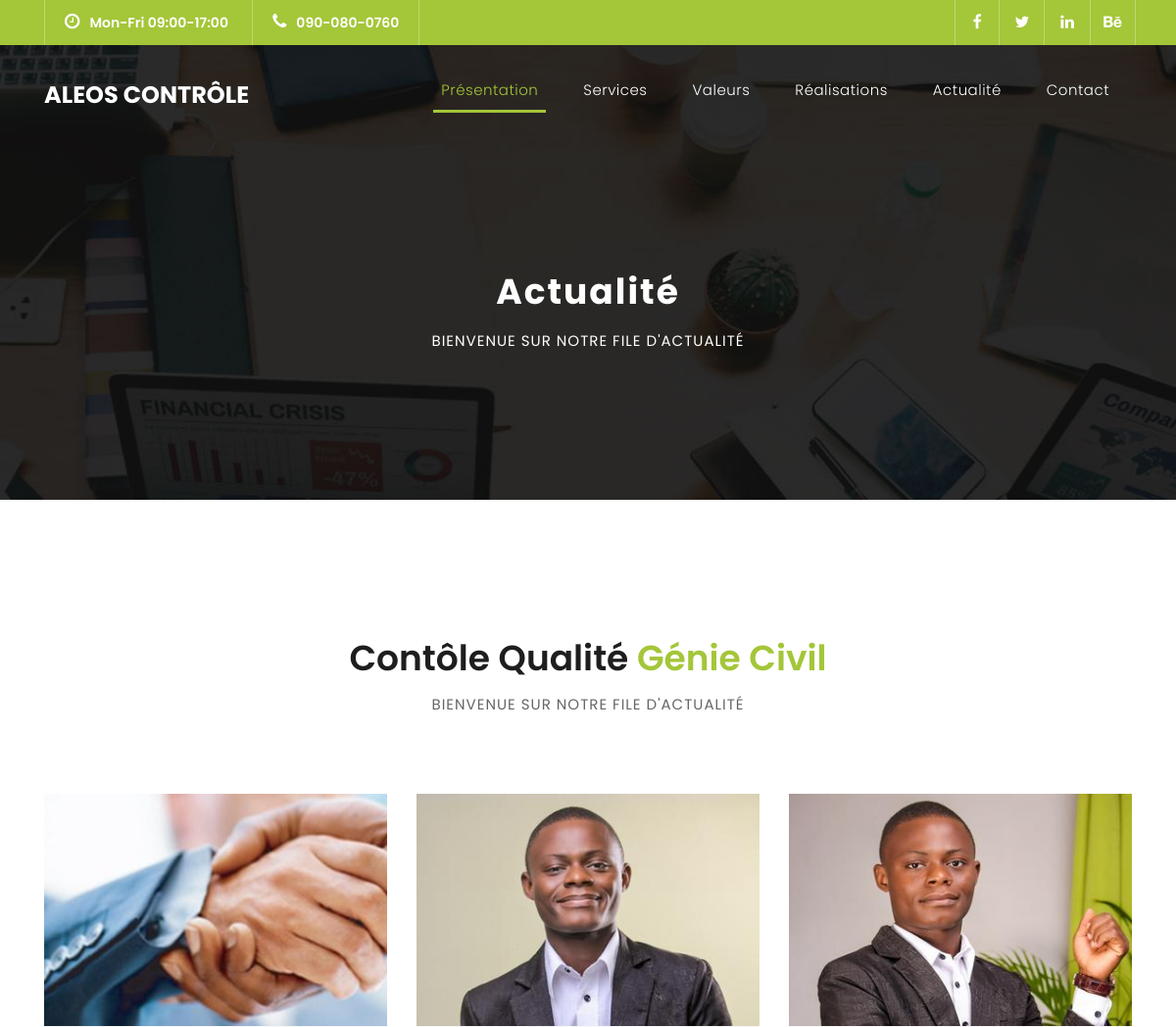
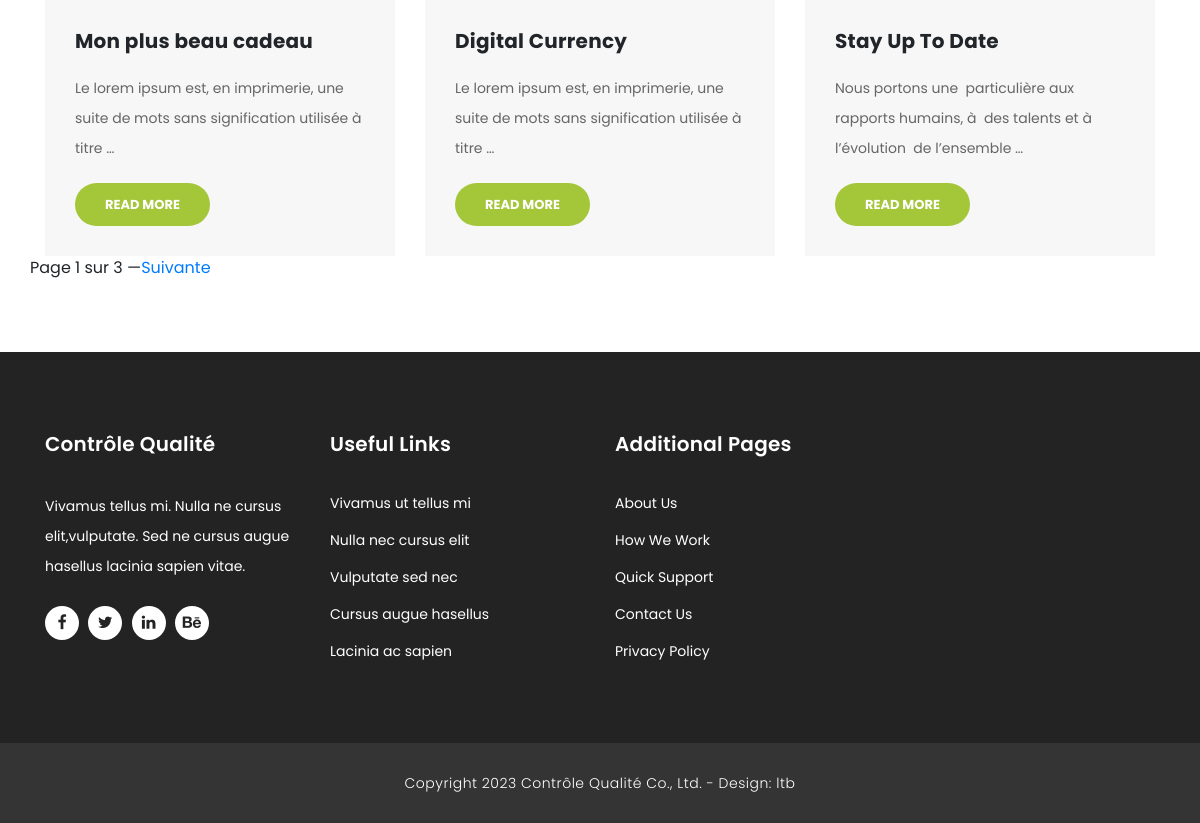
The page /actualite/ on the database its author committed (2 pictures, top to bottom).
### actualite/models.py (models this page shows, shortened)
class BlogPost(models.Model):
    title = models.CharField(max_length=500, verbose_name="titre blog")
    slug = models.SlugField(help_text="Exemple premier-article prendre en considération le tiret")
    photo = ResizedImageField(size=[370, 250], crop=['top', 'left'], default='default_tall.jpg',
                              upload_to='work')
    description = RichTextField(blank=True, null=True, verbose_name=_("Content"))
    datepub = models.DateField(verbose_name="Date de publication", auto_now_add=True)
    published = models.BooleanField(default=False)
    auteur = models.ForeignKey(User, on_delete=models.CASCADE)
    category = models.CharField(max_length=500)
    class Meta:
        ordering = ['-datepub']
        verbose_name = "Blog"

### actualite/views.py (the view)
# urls.py: path('', BlogHome.as_view(), name="home"),
class BlogHome(ListView):
    model = BlogPost
    context_object_name = "posts"
    template_name = "actualite/list.html"
    paginate_by = 3
    def get_queryset(self):
        queryset = super().get_queryset()
        if self.request.user.is_authenticated:
            return queryset
        return queryset.filter(published=True)

### actualite/templates/actualite/list.html (shortened to what this page needs)
{% extends 'base.html' %}
{% block content %}
 <div class="page-heading header-text">
      <div class="container">
        <div class="row">
          <div class="col-md-12">
            <h1>Actualité</h1>
            <span>bienvenue sur notre file d'actualité</span>
          </div>
        </div>
      </div>
    </div>
     <div class="services">
      <div class="container">
        <div class="row">
          <div class="col-md-12">
            <div class="section-heading">
              <h2>Contôle Qualité <em>Génie Civil</em></h2>
              <span>BIENVENUE SUR NOTRE FILE D'ACTUALITÉ</span>
            </div>
          </div>
          {% for post in posts %}
            <br>
          <div class="col-md-4">
            <div class="service-item">
              <img src="{{ post.photo.url }}" alt="{{ post.photo}}">
              <div class="down-content">
                <h4>{{ post.title }}</h4>
                <p>{{ post.description|safe|truncatewords:15}}</p>
                <a href="" class="filled-button">Read More</a>
              </div>
            </div>
          </div>
          {% endfor %}
             {% if is_paginated %}
    <div class="pagination">
           Page {{ page_obj.number }} sur {{ page_obj.paginator.num_pages }}
           {% if page_obj.has_next %}
              — <a href="?page={{ page_obj.next_page_number }}">Suivante</a>
           {% endif %}
    </div>
            <br>
                   {% endif %}
          </div>
        </div>
      </div>
<br> <br> <br>
{% endblock %}

### static/css/templatemo-finance-business.css (style rules this page uses)
body { font-family: 'Poppins', sans-serif; overflow-x: hidden; text-rendering: optimizeLegibility; -webkit-font-smoothing: antialiased; -moz-osx-font-smoothing: grayscale; }
p { margin-bottom: 0px; font-size: 14px; color: #666666; line-height: 30px; }
a { text-decoration: none!important; }
h1,h2,h3,h4,h5,h6 { margin: 0px; }
a.filled-button { background-color: #a4c639; color: #fff; font-size: 13px; text-transform: uppercase; font-weight: 700; padding: 12px 30px; border-radius: 30px; display: inline-block; transition: all 0.3s; }
.section-heading { text-align: center; margin-bottom: 80px; }
.section-heading h2 { font-size: 36px; font-weight: 600; color: #1e1e1e; }
.section-heading em { font-style: normal; color: #a4c639; }
.section-heading span { display: block; margin-top: 15px; text-transform: uppercase; font-size: 15px; color: #666; letter-spacing: 1px; }
*, *:before, *:after { -webkit-box-sizing: border-box; box-sizing: border-box; -webkit-font-smoothing: antialiased; -moz-osx-font-smoothing: grayscale; }
.services { margin-top: 140px; }
.service-item img { width: 100%; overflow: hidden; }
.service-item .down-content { background-color: #f7f7f7; padding: 30px; }
.service-item .down-content h4 { font-size: 20px; font-weight: 700; letter-spacing: 0.25px; margin-bottom: 15px; }
.service-item .down-content p { margin-bottom: 20px; }
.page-heading { text-align: center; background-image: url(../images/page-heading-bg.jpg); background-position: center center; background-repeat: no-repeat; background-size: cover; padding: 230px 0px 150px 0px; color: #fff; }
.page-heading h1 { text-transform: capitalize; font-size: 36px; font-weight: 700; letter-spacing: 2px; margin-bottom: 18px; }
.page-heading span { font-size: 15px; text-transform: uppercase; letter-spacing: 1px; color: #fff; display: block; }

### rows shown on the page
BlogPost: photo (picture), title "Mon plus beau cadeau", description "Le lorem ipsum est, en imprimerie, une suite de mots sans signification utilisée à titre …"
BlogPost: photo (picture), title "Digital Currency", description "Le lorem ipsum est, en imprimerie, une suite de mots sans signification utilisée à titre …"
BlogPost: photo (picture), title "Stay Up To Date", description "Nous portons une particulière aux rapports humains, à des talents et à l’évolution de l’ensemble …"

### other values the page prints
{{ page_obj.number }} "1"
{{ page_obj.paginator.num_pages }} "3"
